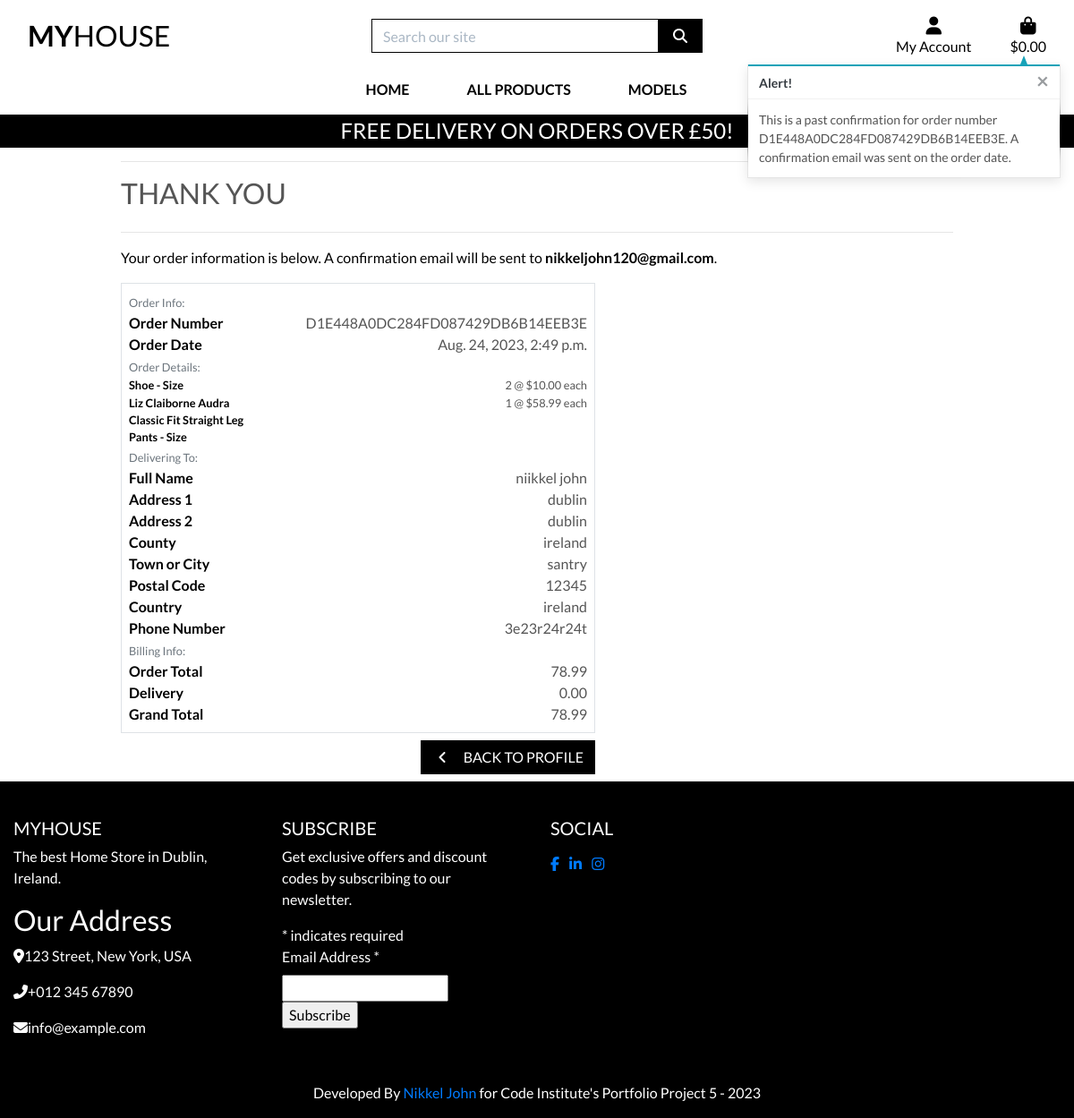
Before: /profile/order_history/D1E448A0DC284FD087429DB6B14EEB3E with the older database file.
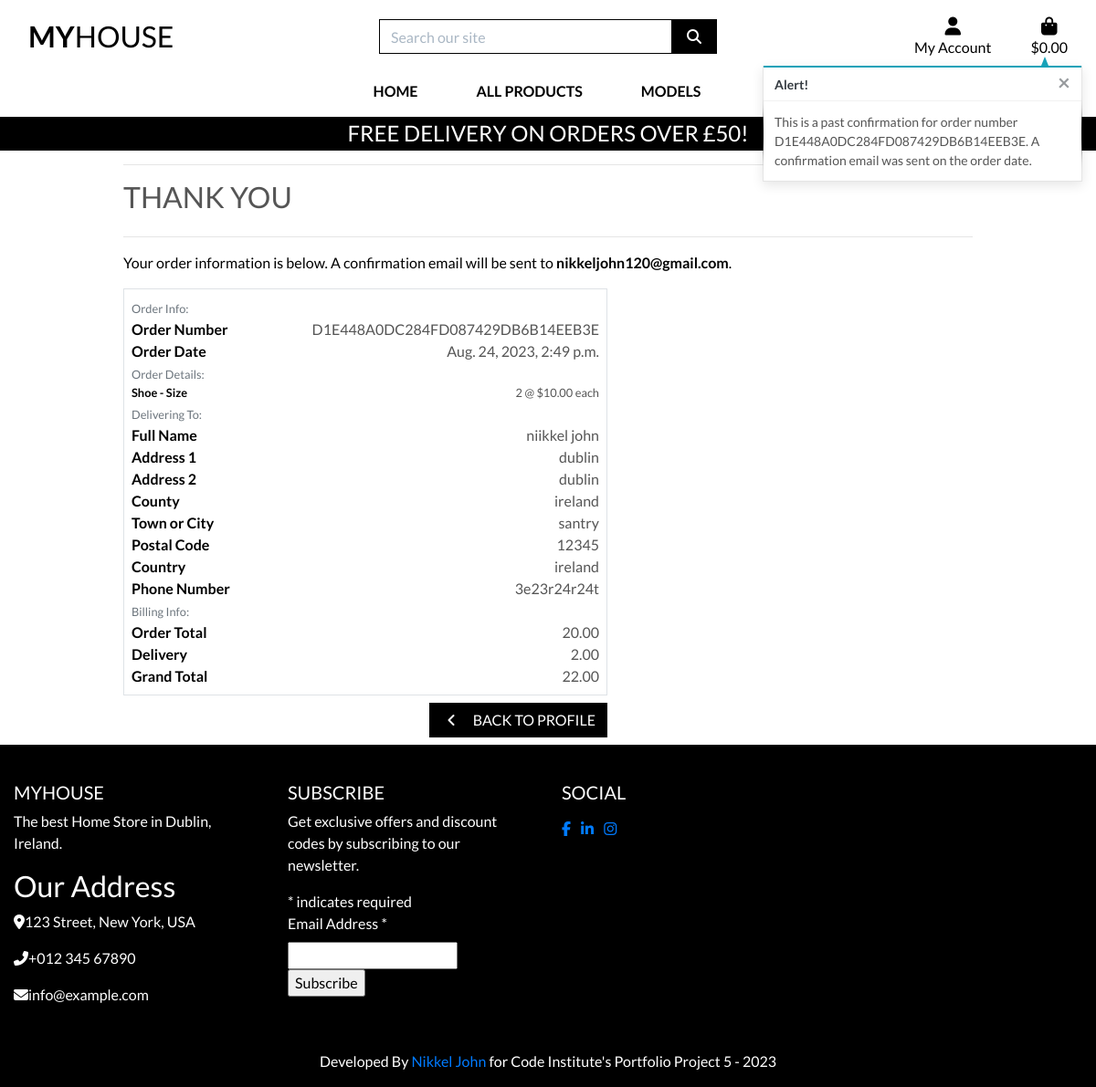
After: the same page with the newer database file.
### payment/models.py (models this page shows, shortened)
class OrderLineItem(models.Model):
    order = models.ForeignKey(Order, null=False, blank=False, on_delete=models.CASCADE, related_name='lineitems')
    product = models.ForeignKey(Product, null=False, blank=False, on_delete=models.CASCADE)
    product_size = models.CharField(max_length=2, null=True, blank=True) # XS, S, M, L, XL
    quantity = models.IntegerField(null=False, blank=False, default=0)
    lineitem_total = models.DecimalField(max_digits=6, decimal_places=2, null=False, blank=False, editable=False)

class Order(models.Model):
    order_number = models.CharField(max_length=32, null=False, editable=False)
    user_profile = models.ForeignKey(UserProfile, on_delete=models.SET_NULL,
                                     null=True, blank=True, related_name='orders')
    full_name = models.CharField(max_length=50, null=False, blank=False)
    email = models.EmailField(max_length=254, null=False, blank=False)
    phone_number = models.CharField(max_length=20, null=False, blank=False)
    country = CountryField(blank_label='Country *', null=False, blank=False)
    postcode = models.CharField(max_length=20, null=True, blank=True)
    town_or_city = models.CharField(max_length=40, null=False, blank=False)
    street_address1 = models.CharField(max_length=80, null=False, blank=False)
    street_address2 = models.CharField(max_length=80, null=True, blank=True)
    county = models.CharField(max_length=80, null=True, blank=True)
    date = models.DateTimeField(auto_now_add=True)
    delivery_cost = models.DecimalField(max_digits=6, decimal_places=2, null=False, default=0)
    order_total = models.DecimalField(max_digits=10, decimal_places=2, null=False, default=0)
    grand_total = models.DecimalField(max_digits=10, decimal_places=2, null=False, default=0)
    original_bag = models.TextField(null=False, blank=False, default='')
    stripe_pid = models.CharField(max_length=254, null=False, blank=False, default='')

### products/models.py (models this page shows, shortened)
class Product(models.Model):
    category = models.ForeignKey('Category', null=True, blank=True, on_delete=models.SET_NULL)
    sku = models.CharField(max_length=254, null=True, blank=True)
    name = models.CharField(max_length=254)
    description = models.TextField()
    has_sizes = models.BooleanField(default=False, null=True, blank=True)
    price = models.DecimalField(max_digits=6, decimal_places=2)
    rating = models.DecimalField(max_digits=6, decimal_places=2, null=True, blank=True)
    image_url = models.URLField(max_length=1024, null=True, blank=True)
    image = models.ImageField(null=True, blank=True)

### profiles/views.py (the view)
# urls.py: path('order_history/<order_number>', views.order_history, name='order_history'),
def order_history(request, order_number):
    order = get_object_or_404(Order, order_number=order_number)
    messages.info(request, (
        f'This is a past confirmation for order number {order_number}. '
        'A confirmation email was sent on the order date.'
    ))
    template = 'checkout/checkout_success.html'
    context = {
        'order': order,
        'from_profile': True,
    }
    return render(request, template, context)

### bag/contexts.py (called while the page is built, shortened)
def bag_contents(request):
    bag_items = []
    total = 0
    product_count = 0
    bag = request.session.get('bag', {})
    if total < settings.FREE_DELIVERY_THRESHOLD:
        delivery = total * Decimal(settings.STANDARD_DELIVERY_PERCENTAGE / 100)
        free_delivery_delta = settings.FREE_DELIVERY_THRESHOLD - total
    else:
        delivery = 0
        free_delivery_delta = 0
    grand_total = delivery + total
    context = {
        'bag_items': bag_items,
        'total': total,
        'product_count': product_count,
        'delivery': delivery,
        'free_delivery_delta': free_delivery_delta,
        'free_delivery_threshold': settings.FREE_DELIVERY_THRESHOLD,
        'grand_total': grand_total,
    }
    return context

### payment/templates/checkout/checkout_success.html (shortened to what the changed rows need)
{% extends "base.html" %}
{% load static %}
{% block extra_css %}
    <link rel="stylesheet" href="{% static 'checkout/css/checkout.css' %}">
{% endblock %}
{% block content %}
    <div class="container">
        <div class="row">
            <div class="col">
                <h2 class="logo-font mb-4">Thank You</h2>
                <p class="text-black">Your order information is below. A confirmation email will be sent to <strong>{{ order.email }}</strong>.</p>
            </div>
        </div>
        <div class="row">
            <div class="col-12 col-lg-7">
                <div class="order-confirmation-wrapper p-2 border">
                    <div class="row">
                        <div class="col-12 col-md-8 text-md-right">
                            <p class="mb-0">{{ order.order_number }}</p>
                        </div>
                    </div>
                    <div class="row">
                        <div class="col-12 col-md-8 text-md-right">
                            <p class="mb-0">{{ order.date }}</p>
                        </div>
                    </div>
                    {% for item in order.lineitems.all %}
                    <div class="row">
                        <div class="col-12 col-md-4">
                            <p class="small mb-0 text-black font-weight-bold">
                                {{ item.product.name }}{% if item.product_size %} - Size {{ item.product.size|upper }}{% endif %}
                            </p>
                        </div>
                        <div class="col-12 col-md-8 text-md-right">
                            <p class="small mb-0">{{ item.quantity }} @ ${{ item.product.price }} each</p>
                        </div>
                    </div>
                    {% endfor %}
                    <div class="row">
                        <div class="col-12 col-md-8 text-md-right">
                            <p class="mb-0">{{ order.full_name }}</p>
                        </div>
                    </div>
                    <div class="row">
                        <div class="col-12 col-md-8 text-md-right">
                            <p class="mb-0">{{ order.street_address1 }}</p>
                        </div>
                    </div>
                    {% if order.street_address2 %}
                    <div class="row">
                        <div class="col-12 col-md-4">
                            <p class="mb-0 text-black font-weight-bold">Address 2</p>
                        </div>
                        <div class="col-12 col-md-8 text-md-right">
                            <p class="mb-0">{{ order.street_address1 }}</p>
                        </div>
                    </div>
                    {% endif %}
                    {% if order.county %}
                    <div class="row">
                        <div class="col-12 col-md-4">
                            <p class="mb-0 text-black font-weight-bold">County</p>
                        </div>
                        <div class="col-12 col-md-8 text-md-right">
                            <p class="mb-0">{{ order.county }}</p>
                        </div>
                    </div>
                    {% endif %}
                    <div class="row">
                        <div class="col-12 col-md-8 text-md-right">
                            <p class="mb-0">{{ order.town_or_city }}</p>
                        </div>
                    </div>
                    {% if order.postcode %}
                    <div class="row">
                        <div class="col-12 col-md-4">
                            <p class="mb-0 text-black font-weight-bold">Postal Code</p>
                        </div>
                        <div class="col-12 col-md-8 text-md-right">
                            <p class="mb-0">{{ order.postcode }}</p>
                        </div>
                    </div>
                    {% endif %}
                    <div class="row">
                        <div class="col-12 col-md-8 text-md-right">
                            <p class="mb-0">{{ order.country }}</p>
                        </div>
                    </div>
                    <div class="row">
                        <div class="col-12 col-md-8 text-md-right">
                            <p class="mb-0">{{ order.phone_number }}</p>
                        </div>
                    </div>
                    <div class="row">
                        <div class="col-12 col-md-8 text-md-right">
                            <p class="mb-0">{{ order.order_total }}</p>
                        </div>
                    </div>
                    <div class="row">
                        <div class="col-12 col-md-8 text-md-right">
                            <p class="mb-0">{{ order.delivery_cost }}</p>
                        </div>
                    </div>
                    <div class="row">
                        <div class="col-12 col-md-8 text-md-right">
                            <p class="mb-0">{{ order.grand_total }}</p>
                        </div>
                    </div>
                </div>
            </div>
        </div>
    </div>
{% endblock %}

Changed rows visible on the page:
removed OrderLineItem: product.name "Liz Claiborne Audra Classic Fit Straight Leg Pants", quantity "1", product.price "58.99"
changed Order "nikkeljohn120@gmail.com": order_total "78.99" → "20.00"; delivery_cost "0.00" → "2.00"; grand_total "78.99" → "22.00"
